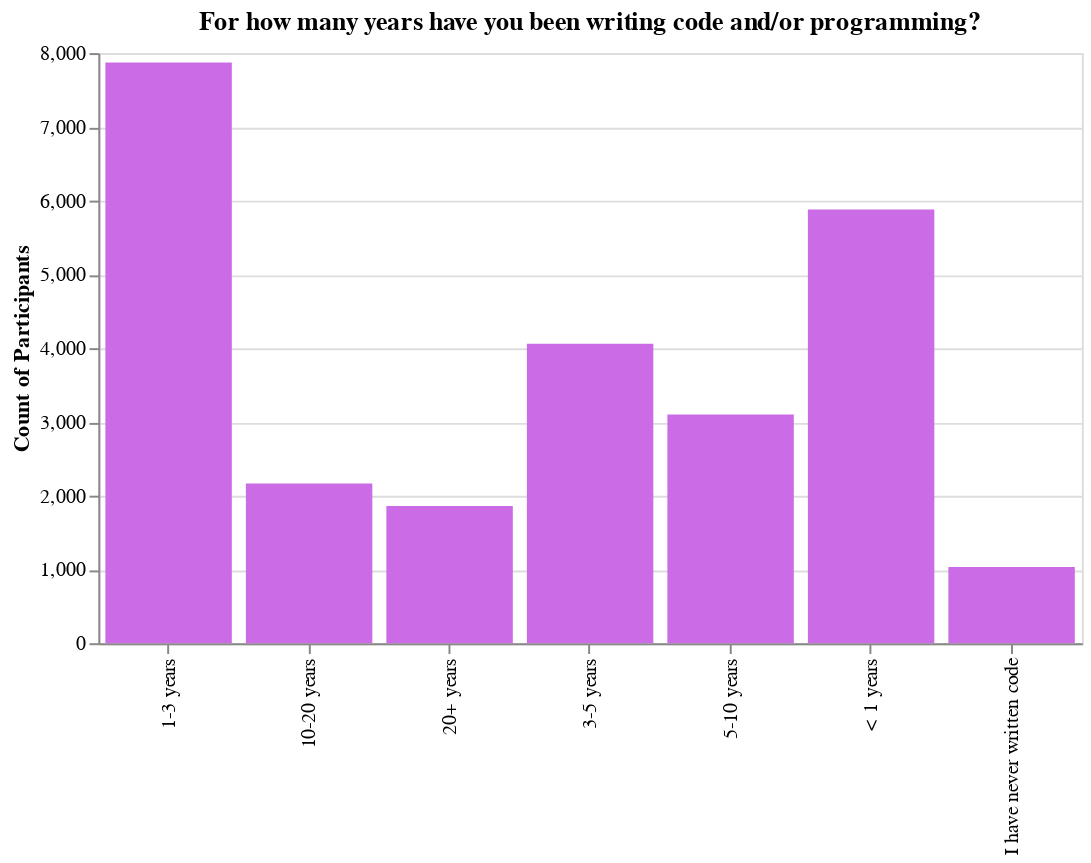

Notebook source saved alongside this figure:
### Code cell
ordered_bar(df, 'Q6')

### Figure 1 — Vega-Lite specification as saved in the notebook (floating-point values rounded to 4 significant figures)
{"config": {"view": {"continuousWidth": 400, "continuousHeight": 300}}, "data": {"name": "data-12618c38010da9b62dd3250eefc17243"}, "mark": {"type": "bar", "color": "#CB6CE6"}, "encoding": {"x": {"type": "nominal", "field": "Q6", "title": null}, "y": {"type": "quantitative", "field": "Time from Start to Finish (seconds)", "title": "Count of Participants"}}, "height": 300, "title": "For how many years have you been writing code and/or programming?", "width": 500, "$schema": "https://vega.github.io/schema/vega-lite/v4.8.1.json", "datasets": {"data-12618c38010da9b62dd3250eefc17243": [{"Q6": "1-3 years", "Time from Start to Finish (seconds)": 7874}, {"Q6": "10-20 years", "Time from Start to Finish (seconds)": 2166}, {"Q6": "20+ years", "Time from Start to Finish (seconds)": 1860}, {"Q6": "3-5 years", "Time from Start to Finish (seconds)": 4061}, {"Q6": "5-10 years", "Time from Start to Finish (seconds)": 3099}, {"Q6": "< 1 years", "Time from Start to Finish (seconds)": 5881}, {"Q6": "I have never written code", "Time from Start to Finish (seconds)": 1032}]}}
